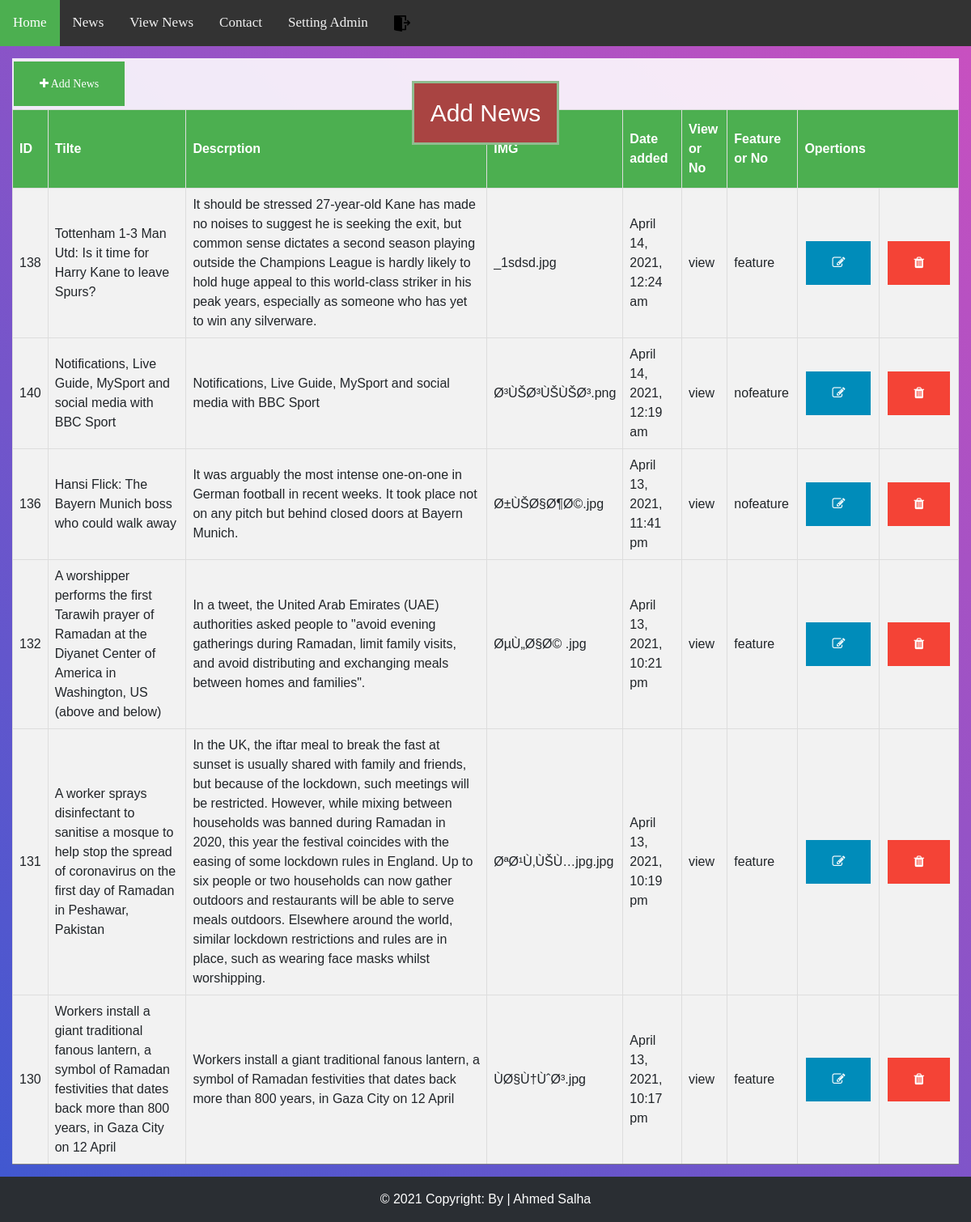
Page /Newsme/24-news/Login_v1/blog_new/blog_back.php (signed in) on the committed database.
### tables this page shows
CREATE TABLE `blog` (
  `id` int(11) NOT NULL,
  `title` varchar(255) DEFAULT NULL,
  `descrption` text DEFAULT NULL,
  `img` varchar(255) NOT NULL,
  `currentdate` varchar(255) DEFAULT NULL,
  `view` varchar(255) DEFAULT NULL,
  `feature` varchar(255) DEFAULT NULL
);

### Newsme/24-news/Login_v1/blog_new/blog_back.php (the view, shortened to what this page needs)
<?php
$conect = mysqli_connect(servername,userDB,passDB,DB);
?>
<!DOCTYPE html>
<html>
<head>
<link rel="stylesheet" href="https://cdnjs.cloudflare.com/ajax/libs/font-awesome/4.7.0/css/font-awesome.min.css">
	<link rel="stylesheet" type="text/css" href="vendor/bootstrap/css/bootstrap.min.css">
	<link rel="stylesheet" type="text/css" href="fonts/font-awesome-4.7.0/css/font-awesome.min.css">
	<link rel="stylesheet" type="text/css" href="vendor/animate/animate.css">
	<link rel="stylesheet" type="text/css" href="vendor/css-hamburgers/hamburgers.min.css">
	<link rel="stylesheet" type="text/css" href="vendor/select2/select2.min.css">
	<link rel="stylesheet" type="text/css" href="css/util.css">
	<link rel="stylesheet" type="text/css" href="css/main.css">
</head>
<body>
<div class="topnav">
        <a class="active" href="../homeAdmin.php">Home</a>
        <a href="../blog_new/blog_back.php">News</a>
        <a href="../../blog.php" target="_blank">View News</a>
        <a href="../blog_new/contcat_back.php">Contact</a>
        <a href="../../Login_v1/manger.php" >Setting Admin</a>
        <form action="index.php" method="get"><a id="logout" href="../logout.php"><img height="20" width="20" src="../images/logout.png"></a></form>
    </div>
<div class="container-login100">
<h2>Add News</h2>
				<div  style="background-color:#ffffffe0; width:100%;
       padding:0%;
      height:100%">
<?php
      if( isset($_SESSION['query2'])){
    $sql2 = "SELECT * FROM blog ORDER BY currentdate DESC ";
    $query = mysqli_query($conect,$sql2);
        echo "<table id ='customers' border ='1'>";
        echo "<tr>";
        echo "<th>"."ID"."</th>";
        echo "<th>"."Tilte "."</th>";
        echo "<th>"."Descrption"."</th>";
        echo "<th>"."IMG"."</th>";
        echo "<th>"."Date added"."</th>";
        echo "<th>"."View or No"."</th>";
        echo "<th>"."Feature or No"."</th>";
        echo "<th colspan='3'>"."Opertions "."</th>";
        echo "</tr>";
        echo "<button  class='button' id='button1'><a style='color:#FFF' href ='../blog_new/addnew_news.php' > <i class='fa fa-plus'></i>      Add News</a></button>";
            if ($query->num_rows>0) {
              $rows= mysqli_num_rows($query);
        if ($rows>0) {
               while ( $row = mysqli_fetch_assoc($query)) {
                   echo "<tr>";
                   echo "<td>".$row['id']."</td>";
                   echo "<td>".$row['title']."</td>";
                   echo "<td>".$row['descrption']."</td>";
                   echo "<td>".$row['img']."</td>";
                   echo "<td>".$row['currentdate']."</td>";
                   echo "<td>".$row['view']."</td>";
                   echo "<td>".$row['feature']."</td>";
                   echo '<form action="../blog_new/updatenews.php" method="GET">';
                   echo "<td><button class='button' id='button2' name=".$row['id']."><i class='fa fa-edit'></i></button></td>";
                   echo  '</form>';
                   echo '<form action="../blog_new/deletenews.php" method="GET">';
                   echo "<td><button class='button' id='button3'name =".$row['id']."><i class='fa fa-trash'></i></button></td>";
                   echo  '</form>';
                   echo "<tr>";
               }
           }
          }else {
            echo "<span> No News</span>";
          }
    echo"</table>";
  }else {
    header("location:../index.php");
}
               ?>
			</div>
		</div>
<footer class="bg-dark text-center text-white">
  <div class="text-center p-3" style="background-color: rgba(0, 0, 0, 0.2);">
    © 2021 Copyright: By | Ahmed Salha
  </div>
</footer>
</body>
</html>

### Newsme/24-news/Login_v1/blog_new/css/main.css (style rules this page uses)
* { margin: 0px; padding: 0px; box-sizing: border-box; }
body, html { height: 100%; font-family: Poppins-Regular, sans-serif; }
a { font-family: Poppins-Regular; font-size: 14px; line-height: 1.7; color: #666666; margin: 0px; transition: all 0.4s; -webkit-transition: all 0.4s; -o-transition: all 0.4s; -moz-transition: all 0.4s; }
h1,h2,h3,h4,h5,h6 { margin: 0px; }
button { outline: none !important; border: none; background: transparent; }
.container-login100 { width: 100%; min-height: 100vh; display: -webkit-box; display: -webkit-flex; display: -moz-box; display: -ms-flexbox; display: flex; flex-wrap: wrap; justify-content: center; align-items: center; padding: 15px; background: #9053c7; background: -webkit-linear-gradient(-135deg, #c850c0, #4158d0); background: -o-linear-gradient(-135deg, #c850c0, #4158d0); background: -moz-linear-gradient(-135deg, #c850c0, #4158d0); background: linear-gradient(-135deg, #c850c0, #4158d0); }

### Newsme/24-news/Login_v1/blog_new/blog_back.php (style rules this page uses)
body { margin: 0; font-family: Arial, Helvetica, sans-serif; }
.topnav { overflow: hidden; background-color: #333; }
.topnav a { float: left; color: #f2f2f2; text-align: center; padding: 14px 16px; text-decoration: none; font-size: 17px; }
.topnav a.active { background-color: #4CAF50; color: white; }
.button { background-color: #4CAF50; border: none; color: white; padding: 15px 32px; text-align: center; text-decoration: none; display: inline-block; font-size: 16px; margin: 4px 2px; cursor: pointer; }
#button1 { background-color: #4CAF50; }
#button2 { background-color: #008CBA; }
#button3 { background-color: #f44336; }
#customers { font-family: Arial, Helvetica, sans-serif; border-collapse: collapse; width: 100%; }
#customers td, #customers th { border: 1px solid #ddd; padding: 8px; }
#customers tr:nth-child(even) { background-color: #f2f2f2; }
#customers th { padding-top: 12px; padding-bottom: 12px; text-align: left; background-color: #4CAF50; color: white; }
h2 { background-color: #A94442; font-size: 30px; font-weight: 500; color: #FFF; position:absolute; top: 100px; padding: 20px; border:3px solid DarkSeaGreen; }

### rows in the picture
blog: id "138", title "Tottenham 1-3 Man Utd: Is it time for Harry Kane to leave Spurs?", descrption "It should be stressed 27-year-old Kane has made no noises to suggest he is seeking the exit, but common sense dictates a second season playing outside the Champions League is hardly likely to hold huge appeal to this world-class striker in his peak years, especially as someone who has yet to win any silverware.", img "_1sdsd.jpg", currentdate "April 14, 2021, 12:24 am", view "view", feature "feature"
blog: id "140", title "Notifications, Live Guide, MySport and social media with BBC Sport", descrption "Notifications, Live Guide, MySport and social media with BBC Sport", img "Ø³ÙŠØ³ÙŠÙŠØ³.png", currentdate "April 14, 2021, 12:19 am", view "view", feature "nofeature"
blog: id "136", title "Hansi Flick: The Bayern Munich boss who could walk away", descrption "It was arguably the most intense one-on-one in German football in recent weeks. It took place not on any pitch but behind closed doors at Bayern Munich.", img "Ø±ÙŠØ§Ø¶Ø©.jpg", currentdate "April 13, 2021, 11:41 pm", view "view", feature "nofeature"
blog: id "132", title "A worshipper performs the first Tarawih prayer of Ramadan at the Diyanet Center of America in Washington, US (above and below)", descrption "In a tweet, the United Arab Emirates (UAE) authorities asked people to \"avoid evening gatherings during Ramadan, limit family visits, and avoid distributing and exchanging meals between homes and families\".", img "ØµÙ„Ø§Ø© .jpg", currentdate "April 13, 2021, 10:21 pm", view "view", feature "feature"
blog: id "131", title "A worker sprays disinfectant to sanitise a mosque to help stop the spread of coronavirus on the first day of Ramadan in Peshawar, Pakistan", descrption "In the UK, the iftar meal to break the fast at sunset is usually shared with family and friends, but because of the lockdown, such meetings will be restricted. However, while mixing between households was banned during Ramadan in 2020, this year the festival coincides with the easing of some lockdown rules in England. Up to six people or two households can now gather outdoors and restaurants will be able to serve meals outdoors. Elsewhere around the world, similar lockdown restrictions and rules are in place, such as wearing face masks whilst worshipping.", img "ØªØ¹Ù‚ÙŠÙ…jpg.jpg", currentdate "April 13, 2021, 10:19 pm", view "view", feature "feature"
blog: id "130", title "Workers install a giant traditional fanous lantern, a symbol of Ramadan festivities that dates back more than 800 years, in Gaza City on 12 April", descrption "Workers install a giant traditional fanous lantern, a symbol of Ramadan festivities that dates back more than 800 years, in Gaza City on 12 April", img "ÙØ§Ù†ÙˆØ³.jpg", currentdate "April 13, 2021, 10:17 pm", view "view", feature "feature"
